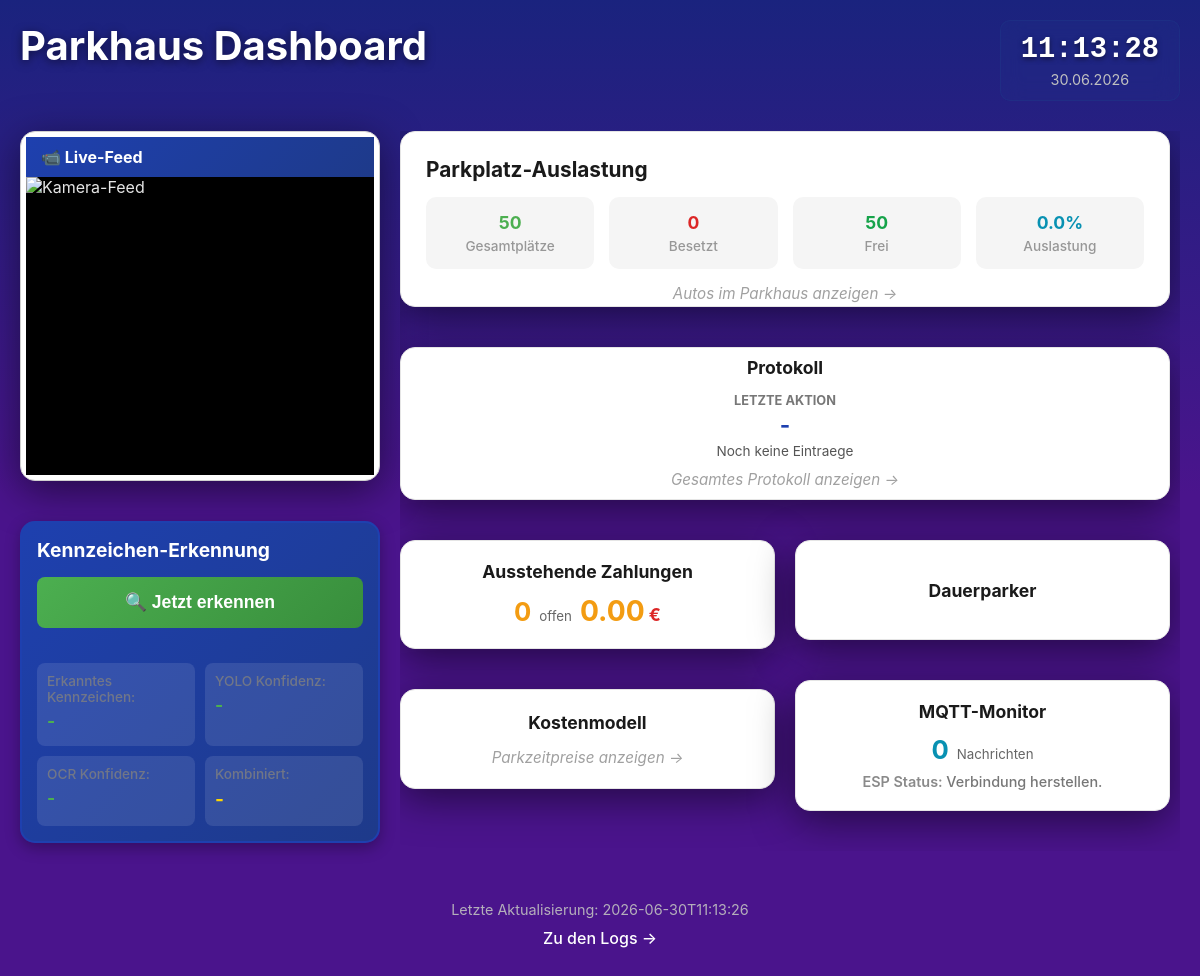
The page / on the database its author committed.
### tables this page shows
CREATE TABLE parking_capacity (
            id INTEGER PRIMARY KEY AUTOINCREMENT,
            total_spaces INTEGER NOT NULL DEFAULT 50,
            occupied_spaces INTEGER DEFAULT 0,
            last_updated TIMESTAMP DEFAULT CURRENT_TIMESTAMP
        );

### Dashboard/routes.py (the view)
@router.get("/", response_class=HTMLResponse)
def dashboard(request: Request):
    dashboard_data = DashboardService.get_dashboard_summary()
    template = env.get_template("index.html")
    html = template.render(request=request, data=dashboard_data)
    return html

### Dashboard/templates/index.html (shortened to what this page needs)
<!DOCTYPE html>
<html>
<head>
    <link rel="stylesheet" href="/static/style.css?v={{ range(0, 10000) | random }}">
</head>
<body>
<div class="container">
    <div class="header-top">
        <h1>Parkhaus Dashboard</h1>
        <div class="current-time">
            <div class="time-display" id="current-time">--:--:--</div>
            <div class="date-display" id="current-date">--.--.----</div>
        </div>
    </div>
    <div class="dashboard-layout">
        <div class="feed-section">
            <div class="card camera-feed">
                <h3>📹 Live-Feed</h3>
                <img id="live-feed-img" src="/api/stream" alt="Kamera-Feed">
            </div>
            <div class="card recognition-panel">
                <h3>Kennzeichen-Erkennung</h3>
                <div class="recognition-controls">
                    <button class="btn btn-recognize" onclick="recognizePlate()">🔍 Jetzt erkennen</button>
                </div>
                <div class="recognition-stats">
                    <div class="stat">
                        <span class="stat-label">Erkanntes Kennzeichen:</span>
                        <span class="stat-value" id="recognized-plate">-</span>
                    </div>
                    <div class="stat">
                        <span class="stat-label">YOLO Konfidenz:</span>
                        <span class="stat-value" id="yolo-confidence">-</span>
                    </div>
                    <div class="stat">
                        <span class="stat-label">OCR Konfidenz:</span>
                        <span class="stat-value" id="ocr-confidence">-</span>
                    </div>
                    <div class="stat">
                        <span class="stat-label">Kombiniert:</span>
                        <span class="stat-value highlight" id="combined-confidence">-</span>
                    </div>
                </div>
            </div>
        </div>
        <div class="widgets-section">
            <div class="card capacity-card clickable" onclick="openModal('occupancy')">
                <h3>Parkplatz-Auslastung</h3>
                <div class="capacity-grid">
                    <div class="capacity-stat">
                        <div class="stat-value" id="total-spaces">{{ data.parking_capacity.total_spaces }}</div>
                        <div class="stat-label">Gesamtplätze</div>
                    </div>
                    <div class="capacity-stat">
                        <div class="stat-value occupied" id="occupied-spaces">{{ data.parking_capacity.occupied_spaces }}</div>
                        <div class="stat-label">Besetzt</div>
                    </div>
                    <div class="capacity-stat">
                        <div class="stat-value available" id="available-spaces">{{ data.parking_capacity.available_spaces }}</div>
                        <div class="stat-label">Frei</div>
                    </div>
                    <div class="capacity-stat">
                        <div class="stat-value rate" id="occupancy-rate">{{ data.parking_capacity.occupancy_rate }}%</div>
                        <div class="stat-label">Auslastung</div>
                    </div>
                </div>
                <p class="preview-text capacity-preview">Autos im Parkhaus anzeigen →</p>
            </div>
            <div class="card protocol-card clickable" onclick="openModal('protocol')">
                <h3>Protokoll</h3>
                <div class="protocol-preview">
                    <span class="protocol-preview-label" id="protocol-preview-type">Letzte Aktion</span>
                    <strong id="protocol-preview-plate">-</strong>
                    <small id="protocol-preview-detail">Noch keine Eintraege</small>
                    <p class="preview-text">Gesamtes Protokoll anzeigen →</p>
                </div>
            </div>
            <div class="bottom-widgets-row">
                <div class="widget-stack">
                    <div class="card pending-card clickable" onclick="openModal('costs')">
                        <h3>Ausstehende Zahlungen</h3>
                        <div class="pending-widget-summary">
                            <span id="pending-count-preview">{{ data.pending_payments.pending_count }}</span>
                            <small>offen</small>
                            <strong><span id="pending-total-preview">{{ "%.2f"|format(data.pending_payments.total_amount_pending) }}</span> €</strong>
                        </div>
                    </div>
                    <div class="card pricing-card clickable" onclick="openModal('pricing')">
                        <h3>Kostenmodell</h3>
                        <div class="pricing-preview">
                            <p class="preview-text">Parkzeitpreise anzeigen →</p>
                        </div>
                    </div>
                </div>
                <div class="widget-stack">
                    <div class="card recent-vehicles-card clickable" onclick="openModal('dauerparker')">
                        <h3>Dauerparker</h3>
                    </div>
                    <div class="card mqtt-monitor-card clickable" onclick="openModal('mqtt-monitor')">
                        <h3>MQTT-Monitor</h3>
                        <div class="mqtt-monitor-preview">
                            <span id="mqtt-monitor-count-preview">0</span>
                            <small>Nachrichten</small>
                        </div>
                        <p class="mqtt-esp-status">
                            ESP Status: <span id="mqtt-esp-status-text">Verbindung herstellen...</span>
                        </p>
                    </div>
                </div>
            </div>
        </div>
    </div>
    <div class="footer">
        <p>Letzte Aktualisierung: <span id="last-update">{{ data.timestamp[:19] }}</span></p>
        <a href="/logs">Zu den Logs →</a>
    </div>
</div>
</body>
</html>

### rows shown on the page
parking_capacity: parking_capacity.total_spaces "50", parking_capacity.occupied_spaces "0"

### other values the page prints
{{ data.parking_capacity.available_spaces }} "50"
{{ data.parking_capacity.occupancy_rate }} "0.0"
{{ data.pending_payments.pending_count }} "0"
{{ "%.2f"|format(data.pending_payments.total_amount_pending) }} "0.00"
{{ data.timestamp[:19] }} "2026-06-30T11:13:26"
